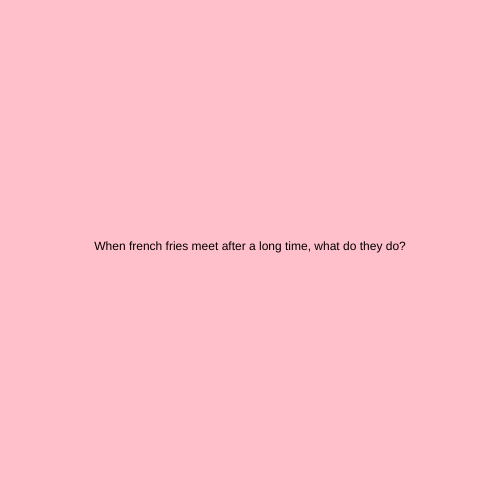
Frame 1 (no input)
Frame 60 (no input): identical to frame 1, image omitted
Frame 120 (the mouse pressed at the canvas centre since frame 60): identical to frame 1, image omitted

The p5.js sketch that drew this single still picture (run headless with seeded random() and noise() and a simulated clock; from frame 60 on, the mouse is pressed at the canvas centre):

// p5.js sketch
// ── sketch.js
let state = 0

function setup() {
  createCanvas(500, 500);
  textAlign(CENTER);
}

function draw() {
switch(state){
  case 0:
    background("pink");
    text("When french fries meet after a long time, what do they do?", width/2, height/2)
    break;

    case 1:
    background("blue");
    text("They ketchup.", width/2, height/2)
    break;
}
}

function mouseReleased(){
  state++ ;
  if (state > 1) {
  state = 0;
}
}
